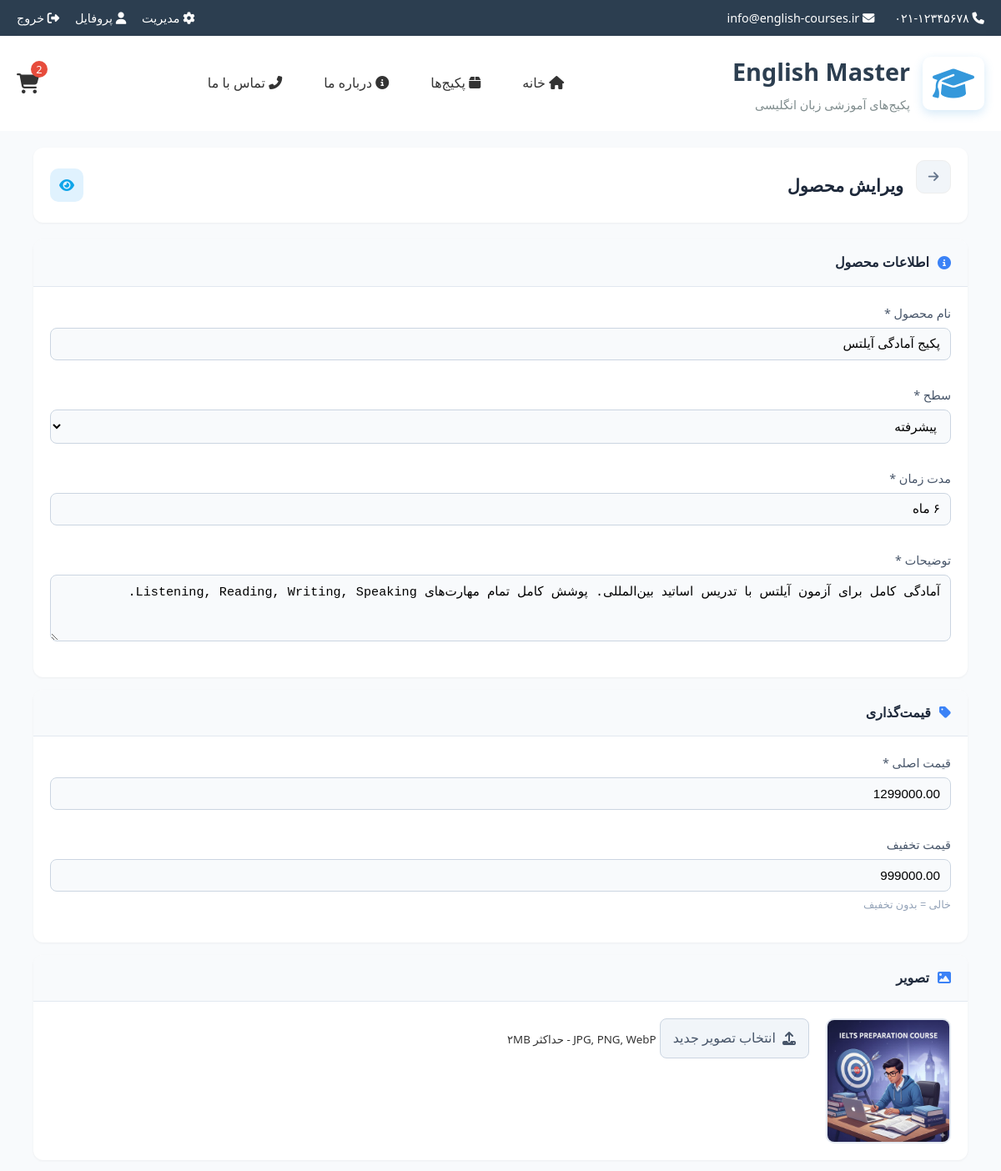
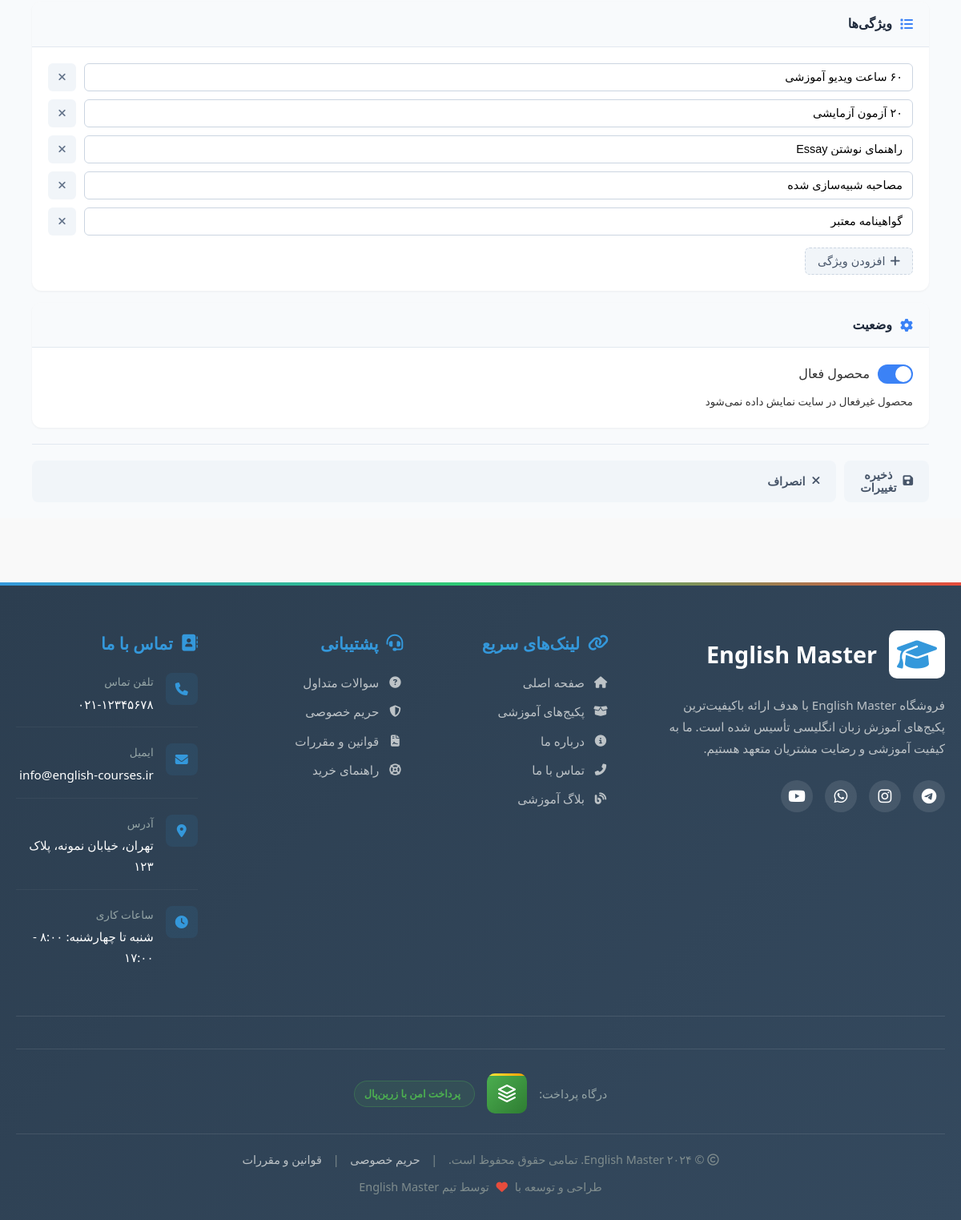
Screenshot of /project-folder/admin/edit-product.php?id=3 (signed in) with the database file from the repository (2 pictures, top to bottom).
### tables this page shows
CREATE TABLE `products` (
  `id` int(11) NOT NULL,
  `name` varchar(200) NOT NULL,
  `description` text DEFAULT NULL,
  `price` decimal(10,2) NOT NULL,
  `discount_price` decimal(10,2) DEFAULT NULL,
  `image_url` varchar(500) DEFAULT NULL,
  `duration` varchar(50) DEFAULT NULL,
  `level` varchar(50) DEFAULT NULL,
  `features` text DEFAULT NULL,
  `created_at` timestamp NOT NULL DEFAULT current_timestamp(),
  `is_active` tinyint(1) DEFAULT 1
);

### project-folder/admin/edit-product.php (the view, shortened to what this page needs)
<?php
require_once '../includes/db_connect.php';
$product_id = isset($_GET['id']) ? intval($_GET['id']) : 0;
try {
    $stmt = $pdo->prepare("SELECT * FROM products WHERE id = ?");
    $stmt->execute([$product_id]);
    $product = $stmt->fetch();
} catch(PDOException $e) {
    die("خطا در دریافت محصول");
}
$features = json_decode($product['features'], true) ?: [];
require_once '../includes/header.php';
?>
<div class="admin-page">
    <div class="container">
        <div class="page-header">
            <a href="manage-products.php" class="btn-back">
                <i class="fas fa-arrow-right"></i>
            </a>
            <h1>ویرایش محصول</h1>
            <a href="../pages/product-detail.php?id=<?php echo $product_id; ?>"
               class="btn-view" target="_blank">
                <i class="fas fa-eye"></i>
            </a>
        </div>
        <form class="edit-form" method="POST" enctype="multipart/form-data">
            <div class="card">
                <div class="card-header">
                    <i class="fas fa-info-circle"></i>
                    <h3>اطلاعات محصول</h3>
                </div>
                <div class="card-body">
                    <div class="form-grid">
                        <div class="form-group">
                            <label>نام محصول *</label>
                            <input type="text" name="name" value="<?php echo htmlspecialchars($product['name']); ?>" required>
                        </div>
                        <div class="form-group">
                            <label>سطح *</label>
                            <select name="level" required>
                                <option value="پیشرفته" <?php if($product['level'] == 'پیشرفته') echo 'selected'; ?>>پیشرفته</option>
                            </select>
                        </div>
                        <div class="form-group">
                            <label>مدت زمان *</label>
                            <input type="text" name="duration" value="<?php echo htmlspecialchars($product['duration']); ?>" required>
                        </div>
                        <div class="form-group">
                            <label>توضیحات *</label>
                            <textarea name="description" rows="3" required><?php echo htmlspecialchars($product['description']); ?></textarea>
                        </div>
                    </div>
                </div>
            </div>
            <div class="card">
                <div class="card-header">
                    <i class="fas fa-tag"></i>
                    <h3>قیمت‌گذاری</h3>
                </div>
                <div class="card-body">
                    <div class="form-grid">
                        <div class="form-group">
                            <label>قیمت اصلی *</label>
                            <input type="number" name="price" value="<?php echo $product['price']; ?>" min="0" required>
                        </div>
                        <div class="form-group">
                            <label>قیمت تخفیف</label>
                            <input type="number" name="discount_price" value="<?php echo $product['discount_price']; ?>" min="0">
                            <small>خالی = بدون تخفیف</small>
                        </div>
                    </div>
                </div>
            </div>
            <div class="card">
                <div class="card-header">
                    <i class="fas fa-image"></i>
                    <h3>تصویر</h3>
                </div>
                <div class="card-body">
                    <div class="image-section">
                        <div class="current-img">
                            <img src="../images/products/<?php echo $product['image_url'] ?: 'default.jpg'; ?>"
                                 onerror="this.src='../images/products/default.jpg'">
                        </div>
                        <div class="upload-box">
                            <label class="upload-btn">
                                <i class="fas fa-upload"></i>
                                <span>انتخاب تصویر جدید</span>
                            </label>
                            <small>JPG, PNG, WebP - حداکثر ۲MB</small>
                        </div>
                    </div>
                </div>
            </div>
            <div class="card">
                <div class="card-header">
                    <i class="fas fa-list"></i>
                    <h3>ویژگی‌ها</h3>
                </div>
                <div class="card-body">
                    <div id="features-container">
                        <?php foreach($features as $feature): ?>
                        <div class="feature">
                            <input type="text" name="features[]" value="<?php echo htmlspecialchars($feature); ?>">
                            <button type="button" class="btn-remove" onclick="removeFeature(this)">
                                <i class="fas fa-times"></i>
                            </button>
                        </div>
                        <?php endforeach; ?>
                    </div>
                    <button type="button" class="btn-add" onclick="addFeature()">
                        <i class="fas fa-plus"></i> افزودن ویژگی
                    </button>
                </div>
            </div>
            <div class="card">
                <div class="card-header">
                    <i class="fas fa-cog"></i>
                    <h3>وضعیت</h3>
                </div>
                <div class="card-body">
                    <label class="toggle">
                        <span class="toggle-slider"></span>
                        <span>محصول فعال</span>
                    </label>
                    <small>محصول غیرفعال در سایت نمایش داده نمی‌شود</small>
                </div>
            </div>
            <div class="form-footer">
                <button type="submit" class="btn btn-primary">
                    <i class="fas fa-save"></i> ذخیره تغییرات
                </button>
                <a href="manage-products.php" class="btn">
                    <i class="fas fa-times"></i> انصراف
                </a>
            </div>
        </form>
    </div>
</div>
<?php require_once '../includes/footer.php'; ?>

### project-folder/css/style.css (style rules this page uses)
* { margin: 0; padding: 0; box-sizing: border-box; }
:root { --primary-color: #2c3e50; --secondary-color: #3498db; --accent-color: #e74c3c; --light-color: #ecf0f1; --dark-color: #2c3e50; --success-color: #27ae60; --text-color: #333; --border-radius: 8px; --box-shadow: 0 4px 12px rgba(0, 0, 0, 0.1); }
body { font-family: 'Segoe UI', Tahoma, Geneva, Verdana, sans-serif; line-height: 1.6; color: var(--text-color); background-color: #f9f9f9; direction: rtl; }
.container { width: 100%; max-width: 1200px; margin: 0 auto; padding: 0 15px; }
.btn { display: inline-block; padding: 12px 25px; background-color: var(--secondary-color); color: white; border: none; border-radius: var(--border-radius); text-decoration: none; font-weight: bold; cursor: pointer; transition: background-color 0.3s; text-align: center; width: 100%; }
.btn-back, .back-btn { display: inline-flex; align-items: center; gap: 8px; background: #f8f9fa; color: #2c3e50; padding: 10px 20px; border-radius: 8px; text-decoration: none; border: 1px solid #eee; transition: all 0.3s ease; margin-bottom: 20px; font-family: inherit; font-size: 0.9rem; }
.btn-back i, .back-btn i { transition: transform 0.3s ease; }
.form-group { margin-bottom: 20px; }
.form-group label { display: block; margin-bottom: 8px; font-weight: 500; }
.admin-page { padding: 20px; background: #f8fafc; min-height: 100vh; }

### project-folder/css/responsive.css (style rules this page uses)
@media (max-width: 1200px) { .container { max-width: 960px; } }

### project-folder/includes/footer.php (style rules this page uses)
.container { max-width: 1200px; margin: 0 auto; padding: 0 20px; }

### rows the page displays
products: name "پکیج آمادگی آیلتس", level "پیشرفته", duration "۶ ماه", description "آمادگی کامل برای آزمون آیلتس با تدریس اساتید بین‌المللی. پوشش کامل تمام مهارت‌های Listening, Reading, Writing, Speaking.", price "1299000.00", discount_price "999000.00", image_url (picture), features "۶۰ ساعت ویدیو آموزشی", features "۲۰ آزمون آزمایشی", features "راهنمای نوشتن Essay", features "مصاحبه شبیه‌سازی شده", features "گواهینامه معتبر"

### other values shown
$stmt->fetchColumn() ?: 0 "2"
